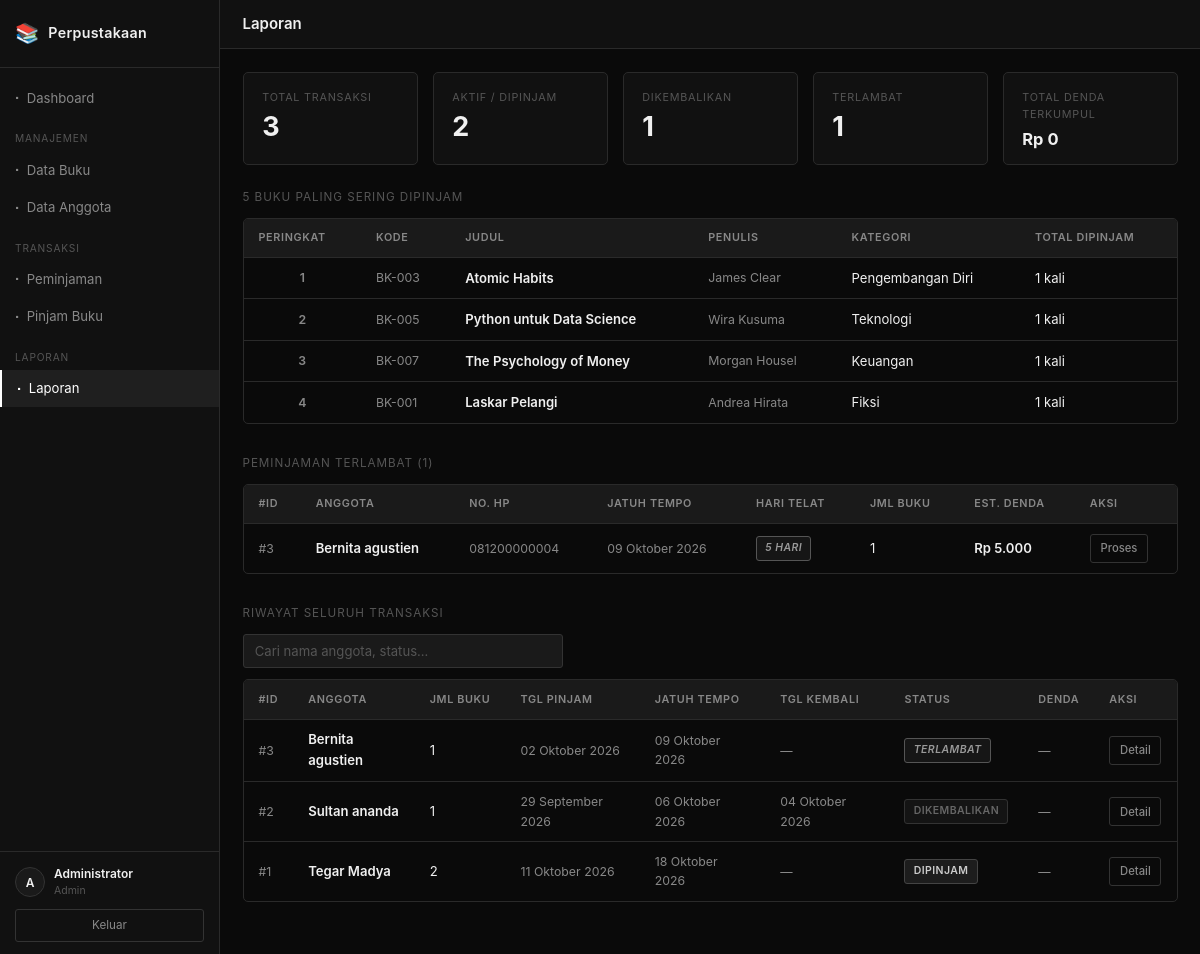
Page /admin/laporan.php (signed in) on the committed database.
### tables this page shows
CREATE TABLE peminjaman (
    id                  INT UNSIGNED AUTO_INCREMENT PRIMARY KEY,
    user_id             INT UNSIGNED NOT NULL,
    tanggal_pinjam      DATE         NOT NULL,
    tanggal_jatuh_tempo DATE         NOT NULL,
    tanggal_kembali     DATE         DEFAULT NULL,
    status              ENUM('dipinjam','dikembalikan') NOT NULL DEFAULT 'dipinjam',
    denda               DECIMAL(12,2) NOT NULL DEFAULT 0.00,
    CONSTRAINT fk_peminjaman_user FOREIGN KEY (user_id) REFERENCES users(id) ON UPDATE CASCADE
);

CREATE TABLE users (
    id          INT UNSIGNED AUTO_INCREMENT PRIMARY KEY,
    nama        VARCHAR(100) NOT NULL,
    username    VARCHAR(50)  NOT NULL UNIQUE,
    password    VARCHAR(255) NOT NULL,
    role        ENUM('admin','anggota') NOT NULL DEFAULT 'anggota',
    no_hp       VARCHAR(20)  DEFAULT NULL,
    created_at  DATETIME     NOT NULL DEFAULT CURRENT_TIMESTAMP
);

### includes/fungsi.php (called while the page is built, shortened)
<?php
function formatRupiah(float $angka): string {
    return 'Rp ' . number_format($angka, 0, ',', '.');
}
function formatTanggal(?string $tanggal): string {
    $bulan = [
        1=>'Januari',2=>'Februari',3=>'Maret',4=>'April',
        5=>'Mei',6=>'Juni',7=>'Juli',8=>'Agustus',
        9=>'September',10=>'Oktober',11=>'November',12=>'Desember'
    ];
    $d = new DateTime($tanggal);
    return $d->format('d') . ' ' . $bulan[(int)$d->format('n')] . ' ' . $d->format('Y');
}
function isTelat(string $jatuhTempo): bool {
    $today   = new DateTime();
    $expired = new DateTime($jatuhTempo);
    return $today > $expired;
}
function e(string $str): string {
    return htmlspecialchars($str, ENT_QUOTES, 'UTF-8');
}

### admin/laporan.php (the view, shortened to what this page needs)
<?php
require_once __DIR__ . '/../config/koneksi.php';
require_once __DIR__ . '/../includes/fungsi.php';
$totalDenda   = (float) $pdo->query("SELECT COALESCE(SUM(denda),0) FROM peminjaman")->fetchColumn();
$totalKembali = (int)   $pdo->query("SELECT COUNT(*) FROM peminjaman WHERE status = 'dikembalikan'")->fetchColumn();
$totalAktif   = (int)   $pdo->query("SELECT COUNT(*) FROM peminjaman WHERE status = 'dipinjam'")->fetchColumn();
$bukuPopuler = $pdo->query("
    SELECT b.kode_buku, b.judul, b.penulis, b.kategori,
           COUNT(dp.id) AS total_pinjam
    FROM detail_peminjaman dp
    JOIN buku b ON dp.buku_id = b.id
    GROUP BY b.id
    ORDER BY total_pinjam DESC
    LIMIT 5
")->fetchAll();
$telat = $pdo->query("
    SELECT p.id, u.nama, u.no_hp, p.tanggal_pinjam, p.tanggal_jatuh_tempo,
           DATEDIFF(CURDATE(), p.tanggal_jatuh_tempo) AS hari_telat,
           (SELECT COUNT(*) FROM detail_peminjaman dp WHERE dp.peminjaman_id = p.id) AS jumlah_buku
    FROM peminjaman p
    JOIN users u ON p.user_id = u.id
    WHERE p.status = 'dipinjam' AND p.tanggal_jatuh_tempo < CURDATE()
    ORDER BY hari_telat DESC
")->fetchAll();
$riwayat = $pdo->query("
    SELECT p.id, u.nama, p.tanggal_pinjam, p.tanggal_jatuh_tempo,
           p.tanggal_kembali, p.status, p.denda,
           (SELECT COUNT(*) FROM detail_peminjaman dp WHERE dp.peminjaman_id = p.id) AS jumlah_buku
    FROM peminjaman p
    JOIN users u ON p.user_id = u.id
    ORDER BY p.id DESC
")->fetchAll();
require_once __DIR__ . '/../includes/header.php';
?>
<div class="stats-grid" style="margin-bottom:1.5rem;">
    <div class="stat-card">
        <div class="stat-label">Total Transaksi</div>
        <div class="stat-value"><?= $totalAktif + $totalKembali ?></div>
    </div>
    <div class="stat-card">
        <div class="stat-label">Aktif / Dipinjam</div>
        <div class="stat-value"><?= $totalAktif ?></div>
    </div>
    <div class="stat-card">
        <div class="stat-label">Dikembalikan</div>
        <div class="stat-value"><?= $totalKembali ?></div>
    </div>
    <div class="stat-card">
        <div class="stat-label">Terlambat</div>
        <div class="stat-value"><?= count($telat) ?></div>
    </div>
    <div class="stat-card">
        <div class="stat-label">Total Denda Terkumpul</div>
        <div class="stat-value" style="font-size:1.1rem;"><?= formatRupiah($totalDenda) ?></div>
    </div>
</div>
<div class="report-section">
    <div class="report-section-title">5 Buku Paling Sering Dipinjam</div>
    <div class="table-wrapper">
        <table>
            <thead>
                <tr>
                    <th>Peringkat</th>
                    <th>Kode</th>
                    <th>Judul</th>
                    <th>Penulis</th>
                    <th>Kategori</th>
                    <th>Total Dipinjam</th>
                </tr>
            </thead>
            <tbody>
                <?php if (empty($bukuPopuler)): ?>
                    <tr><td colspan="6" class="text-center" style="padding:1.5rem;color:var(--text-muted);">Belum ada data.</td></tr>
                <?php else: ?>
                    <?php foreach ($bukuPopuler as $i => $b): ?>
                        <tr>
                            <td class="td-muted fw-bold" style="text-align:center;"><?= $i + 1 ?></td>
                            <td class="td-muted"><?= e($b['kode_buku']) ?></td>
                            <td class="fw-bold"><?= e($b['judul']) ?></td>
                            <td class="td-muted"><?= e($b['penulis']) ?></td>
                            <td><?= e($b['kategori']) ?></td>
                            <td><?= $b['total_pinjam'] ?> kali</td>
                        </tr>
                    <?php endforeach; ?>
                <?php endif; ?>
            </tbody>
        </table>
    </div>
</div>
<div class="report-section">
    <div class="report-section-title">Peminjaman Terlambat (<?= count($telat) ?>)</div>
    <?php if (empty($telat)): ?>
        <div class="alert alert-info">Tidak ada peminjaman yang terlambat. 🎉</div>
    <?php else: ?>
        <div class="table-wrapper">
            <table>
                <thead>
                    <tr>
                        <th>#ID</th>
                        <th>Anggota</th>
                        <th>No. HP</th>
                        <th>Jatuh Tempo</th>
                        <th>Hari Telat</th>
                        <th>Jml Buku</th>
                        <th>Est. Denda</th>
                        <th>Aksi</th>
                    </tr>
                </thead>
                <tbody>
                    <?php foreach ($telat as $t): ?>
                        <?php $estDenda = $t['hari_telat'] * $t['jumlah_buku'] * DENDA_PER_HARI; ?>
                        <tr>
                            <td class="td-muted">#<?= $t['id'] ?></td>
                            <td class="fw-bold"><?= e($t['nama']) ?></td>
                            <td class="td-muted"><?= e($t['no_hp'] ?: '—') ?></td>
                            <td class="td-muted"><?= formatTanggal($t['tanggal_jatuh_tempo']) ?></td>
                            <td><span class="badge badge-telat"><?= $t['hari_telat'] ?> hari</span></td>
                            <td><?= $t['jumlah_buku'] ?></td>
                            <td class="fw-bold"><?= formatRupiah($estDenda) ?></td>
                            <td>
                                <a href="<?= APP_URL ?>/admin/peminjaman/detail.php?id=<?= $t['id'] ?>"
                                   class="btn btn-secondary btn-sm">Proses</a>
                            </td>
                        </tr>
                    <?php endforeach; ?>
                </tbody>
            </table>
        </div>
    <?php endif; ?>
</div>
<div class="report-section">
    <div class="report-section-title">Riwayat Seluruh Transaksi</div>
    <div style="margin-bottom:0.75rem;">
        <input type="text" class="form-control" style="max-width:320px;"
               placeholder="Cari nama anggota, status..."
               data-search-target="#tableRiwayat">
    </div>
    <div class="table-wrapper">
        <table id="tableRiwayat">
            <thead>
                <tr>
                    <th>#ID</th>
                    <th>Anggota</th>
                    <th>Jml Buku</th>
                    <th>Tgl Pinjam</th>
                    <th>Jatuh Tempo</th>
                    <th>Tgl Kembali</th>
                    <th>Status</th>
                    <th>Denda</th>
                    <th>Aksi</th>
                </tr>
            </thead>
            <tbody>
                <?php foreach ($riwayat as $r): ?>
                    <?php $isLate = ($r['status'] === 'dipinjam' && isTelat($r['tanggal_jatuh_tempo'])); ?>
                    <tr>
                        <td class="td-muted">#<?= $r['id'] ?></td>
                        <td class="fw-bold"><?= e($r['nama']) ?></td>
                        <td><?= $r['jumlah_buku'] ?></td>
                        <td class="td-muted"><?= formatTanggal($r['tanggal_pinjam']) ?></td>
                        <td class="td-muted"><?= formatTanggal($r['tanggal_jatuh_tempo']) ?></td>
                        <td class="td-muted"><?= $r['tanggal_kembali'] ? formatTanggal($r['tanggal_kembali']) : '—' ?></td>
                        <td>
                            <?php if ($r['status'] === 'dikembalikan'): ?>
                                <span class="badge badge-dikembalikan">Dikembalikan</span>
                            <?php elseif ($isLate): ?>
                                <span class="badge badge-telat">Terlambat</span>
                            <?php else: ?>
                                <span class="badge badge-dipinjam">Dipinjam</span>
                            <?php endif; ?>
                        </td>
                        <td class="td-muted"><?= $r['denda'] > 0 ? formatRupiah($r['denda']) : '—' ?></td>
                        <td>
                            <a href="<?= APP_URL ?>/admin/peminjaman/detail.php?id=<?= $r['id'] ?>"
                               class="btn btn-secondary btn-sm">Detail</a>
                        </td>
                    </tr>
                <?php endforeach; ?>
            </tbody>
        </table>
    </div>
</div>
<?php require_once __DIR__ . '/../includes/footer.php'; ?>

### assets/css/style.css (style rules this page uses)
*, *::before, *::after { box-sizing: border-box; margin: 0; padding: 0; }
:root { --bg-base: #0a0a0a; --bg-surface: #111111; --bg-elevated: #1a1a1a; --bg-hover: #222222; --border: #2a2a2a; --border-light: #333333; --text-primary: #f0f0f0; --text-secondary: #888888; --text-muted: #555555; --white: #ffffff; --white-dim: rgba(255,255,255,0.06); --status-ok: #6a6a6a; --status-warn: #888888; --status-bad: #4a4a4a; --sidebar-w: 220px; --radius: 5px; --radius-sm: 3px; --transition: 0.15s ease; --font: -apple-system, BlinkMacSystemFont, 'Segoe UI', Roboto, Oxygen, Ubuntu, sans-serif; }
html { font-size: 15px; scroll-behavior: smooth; }
body { font-family: var(--font); background: var(--bg-base); color: var(--text-primary); line-height: 1.6; min-height: 100vh; }
a { color: inherit; text-decoration: none; }
.stats-grid { display: grid; grid-template-columns: repeat(auto-fit, minmax(160px, 1fr)); gap: 1rem; margin-bottom: 1.5rem; }
.stat-card { background: var(--bg-surface); border: 1px solid var(--border); border-radius: var(--radius); padding: 1.1rem 1.25rem; }
.stat-label { font-size: 0.72rem; text-transform: uppercase; letter-spacing: 0.07em; color: var(--text-muted); margin-bottom: 0.4rem; }
.stat-value { font-size: 1.8rem; font-weight: 700; color: var(--text-primary); line-height: 1.1; }
.table-wrapper { overflow-x: auto; border: 1px solid var(--border); border-radius: var(--radius); }
table { width: 100%; border-collapse: collapse; font-size: 0.875rem; }
thead th { background: var(--bg-elevated); color: var(--text-secondary); font-size: 0.72rem; font-weight: 600; text-transform: uppercase; letter-spacing: 0.06em; padding: 0.7rem 1rem; border-bottom: 1px solid var(--border); text-align: left; white-space: nowrap; }
tbody td { padding: 0.65rem 1rem; border-bottom: 1px solid var(--border); color: var(--text-primary); vertical-align: middle; }
tbody tr:last-child td { border-bottom: none; }
.td-muted { color: var(--text-secondary); font-size: 0.82rem; }
.badge { display: inline-block; padding: 0.2rem 0.55rem; font-size: 0.7rem; font-weight: 600; letter-spacing: 0.04em; border-radius: var(--radius-sm); text-transform: uppercase; }
.badge-dipinjam { background: rgba(255,255,255,0.08); color: #ccc; border: 1px solid #444; }
.badge-dikembalikan { background: rgba(255,255,255,0.04); color: #666; border: 1px solid #333; }
.badge-telat { background: rgba(255,255,255,0.05); color: #999; border: 1px solid #555; font-style: italic; }
.form-control { width: 100%; background: var(--bg-elevated); border: 1px solid var(--border-light); border-radius: var(--radius-sm); color: var(--text-primary); padding: 0.55rem 0.75rem; font-size: 0.875rem; font-family: var(--font); transition: border-color var(--transition); -webkit-appearance: none; }
.form-control::placeholder { color: var(--text-muted); }
.btn { display: inline-flex; align-items: center; gap: 0.35rem; padding: 0.5rem 1rem; font-size: 0.8rem; font-weight: 500; font-family: var(--font); border-radius: var(--radius-sm); cursor: pointer; transition: background var(--transition), color var(--transition), border-color var(--transition); border: 1px solid transparent; text-decoration: none; }
.btn-secondary { background: transparent; border-color: var(--border-light); color: var(--text-secondary); }
.btn-sm { padding: 0.3rem 0.65rem; font-size: 0.75rem; }
.report-section { margin-bottom: 2rem; }
.report-section-title { font-size: 0.78rem; text-transform: uppercase; letter-spacing: 0.08em; color: var(--text-muted); margin-bottom: 0.75rem; }
.fw-bold { font-weight: 600; }

### rows in the picture
peminjaman: id "3", user.nama "Bernita agustien", user.no_hp "081200000004", tanggal_jatuh_tempo "09 Oktober 2026", hari_telat "5", jumlah_buku "1", estDenda "Rp 5.000", tanggal_pinjam "02 Oktober 2026", status "TERLAMBAT"
peminjaman: id "2", user.nama "Sultan ananda", jumlah_buku "1", tanggal_pinjam "29 September 2026", tanggal_jatuh_tempo "06 Oktober 2026", tanggal_kembali "04 Oktober 2026", status "DIKEMBALIKAN"
peminjaman: id "1", user.nama "Tegar Madya", jumlah_buku "2", tanggal_pinjam "11 Oktober 2026", tanggal_jatuh_tempo "18 Oktober 2026", status "DIPINJAM"

### other values in the picture
APP_NAME "Perpustakaan"
substr($user['nama'], 0, 1) "A"
$user['nama'] "Administrator"
$user['role'] "Admin"
$pageTitle "Laporan"
$totalAktif + $totalKembali "3"
$totalAktif "2"
$totalKembali "1"
count($telat) "1"
formatRupiah($totalDenda) "Rp 0"
$b['kode_buku'] "BK-003"
$b['judul'] "Atomic Habits"
$b['penulis'] "James Clear"
$b['kategori'] "Pengembangan Diri"
$b['total_pinjam'] "1"
